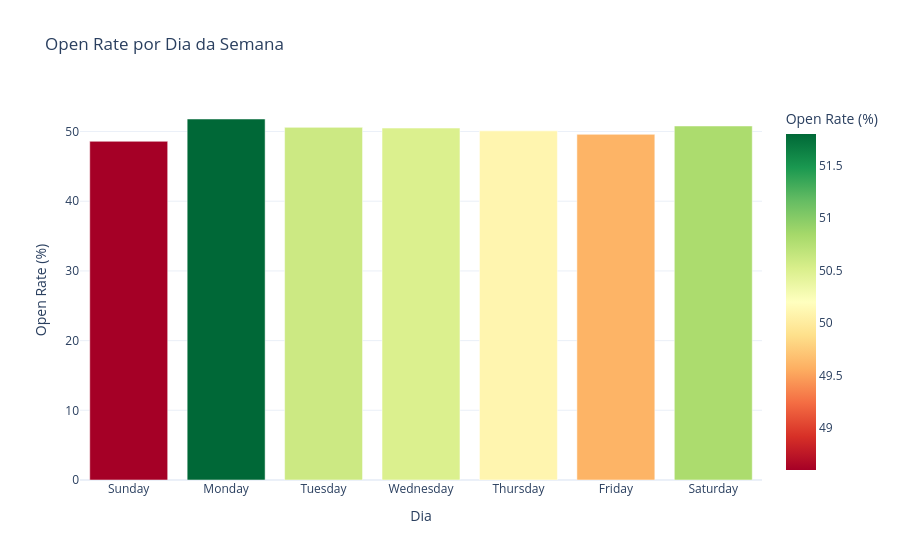

Notebook source saved alongside this figure:
### Markdown cell above
---
## Q4: Qual é a taxa de Open Rate?

**O que analisamos:**
- Taxa geral de abertura de receitas
- Open rate por dia da semana
- Open rate por hora de emissão
- Open rate por estado

**Por que importa:**
Open rate baixo = oportunidade de notificação push (SMS/WhatsApp) para aumentar conversão.

### Code cell
# Q4.1: Open Rate geral
df_or_geral = con.execute("""
WITH presc_nivel AS (
    SELECT
        idprescricao,
        MAX(visualizadapaciente::INT) AS visualizada
    FROM prescricao
    GROUP BY 1
)
SELECT
    COUNT(*) AS total_prescricoes,
    SUM(visualizada) AS visualizadas,
    COUNT(*) - SUM(visualizada) AS nao_visualizadas,
    ROUND(SUM(visualizada) * 100.0 / COUNT(*), 2) AS open_rate_pct
FROM presc_nivel
""").df()

print("📊 OPEN RATE GERAL")
print("=" * 60)
print(df_or_geral.to_string(index=False))

or_geral = df_or_geral['open_rate_pct'].values[0]
not_opened = df_or_geral['nao_visualizadas'].values[0]

print(f"\n💡 De {df_or_geral['total_prescricoes'].values[0]:,} prescrições, {not_opened:,} ({100-or_geral:.1f}%) NÃO foram abertas!")

# Q4.2: Open Rate por dia da semana
df_or_dow = con.execute("""
WITH presc_nivel AS (
    SELECT
        idprescricao,
        DAYNAME(MIN(dataprescricao::TIMESTAMP)) AS dia_semana,
        DAYOFWEEK(MIN(dataprescricao::TIMESTAMP)) AS num_dia,
        MAX(visualizadapaciente::INT) AS visualizada
    FROM prescricao
    GROUP BY 1
)
SELECT
    dia_semana,
    COUNT(*) AS prescricoes,
    ROUND(AVG(visualizada) * 100, 1) AS open_rate_pct
FROM presc_nivel
GROUP BY 1, num_dia
ORDER BY num_dia
""").df()

print("\n📅 OPEN RATE POR DIA DA SEMANA")
print("=" * 60)
print(df_or_dow.to_string(index=False))

# Q4.3: Open Rate por hora
df_or_hora = con.execute("""
WITH presc_nivel AS (
    SELECT
        idprescricao,
        HOUR(MIN(dataprescricao::TIMESTAMP)) AS hora,
        MAX(visualizadapaciente::INT) AS visualizada
    FROM prescricao
    GROUP BY 1
)
SELECT
    hora,
    COUNT(*) AS prescricoes,
    ROUND(AVG(visualizada) * 100, 1) AS open_rate_pct
FROM presc_nivel
GROUP BY 1
ORDER BY 1
""").df()

print("\n🕐 OPEN RATE POR HORA DE EMISSÃO")
print("=" * 60)
print(df_or_hora.to_string(index=False))

# Q4.4: Open Rate por estado (problema de cobertura)
df_or_estado = con.execute("""
WITH presc_nivel AS (
    SELECT
        idprescricao,
        MAX(upper(estadopaciente)) AS estado,
        MAX(visualizadapaciente::INT) AS visualizada
    FROM prescricao
    GROUP BY 1
)
SELECT
    estado,
    COUNT(*) AS prescricoes,
    ROUND(AVG(visualizada) * 100, 1) AS open_rate_pct
FROM presc_nivel
GROUP BY 1
HAVING COUNT(*) >= 30
ORDER BY open_rate_pct ASC
LIMIT 15
""").df()

print("\n🗺️  ESTADOS COM MAIOR PROBLEMA DE ABERTURA (Open Rate Baixo)")
print("=" * 60)
print(df_or_estado.to_string(index=False))

# Gráficos
print("\n📊 GRÁFICO: Open Rate por Dia da Semana")
print("   → Tipo: Barras verticais")
print("   → Eixo X: Dia da semana")
print("   → Eixo Y: Taxa de abertura (%)")
print("   → Insight: Mostra quando as receitas são mais visualizadas pelos pacientes")
fig_or_dow = px.bar(df_or_dow, x='dia_semana', y='open_rate_pct',
                    title='Open Rate por Dia da Semana',
                    labels={'dia_semana': 'Dia', 'open_rate_pct': 'Open Rate (%)'},
                    template='plotly_white', color='open_rate_pct', color_continuous_scale='RdYlGn')
fig_or_dow.show()

print("\n📊 GRÁFICO: Open Rate por Hora do Dia")
print("   → Tipo: Linha")
print("   → Eixo X: Hora da emissão")
print("   → Eixo Y: Taxa de abertura (%)")
print("   → Insight: Identifica horários ideais para notificações push")
fig_or_hora = px.line(df_or_hora, x='hora', y='open_rate_pct', markers=True,
                      title='Open Rate por Hora do Dia',
                      labels={'hora': 'Hora', 'open_rate_pct': 'Open Rate (%)'},
                      template='plotly_white')
fig_or_hora.show()

print("\n📊 GRÁFICO: Estados com Menor Open Rate")
print("   → Tipo: Barras horizontais")
print("   → Eixo X: Estado")
print("   → Eixo Y: Taxa de abertura (%)")
print("   → Insight: Estados que precisam de campanhas de ativação regional")
fig_or_estado = px.bar(df_or_estado, x='estado', y='open_rate_pct',
                       title='Estados com Menor Open Rate (Oportunidade de Ativação)',
                       labels={'estado': 'Estado', 'open_rate_pct': 'Open Rate (%)'},
                       template='plotly_white', color='open_rate_pct', color_continuous_scale='Reds')
fig_or_estado.show()

print("\n🎯 INSIGHTS Q4:")
print("-" * 60)
print(f"• Open Rate Geral: {or_geral:.1f}%")
print(f"• Receitas NÃO abertas: {not_opened:,} ({100-or_geral:.1f}%)")
best_dow = df_or_dow.loc[df_or_dow['open_rate_pct'].idxmax()]
worst_dow = df_or_dow.loc[df_or_dow['open_rate_pct'].idxmin()]
print(f"• Melhor dia: {best_dow['dia_semana']} ({best_dow['open_rate_pct']}%)")
print(f"• Pior dia: {worst_dow['dia_semana']} ({worst_dow['open_rate_pct']}%)")
print(f"• ⚠️ Estados críticos (< 45% open rate): {len(df_or_estado[df_or_estado['open_rate_pct'] < 45])}")
print("\n🚀 ATIVAÇÃO IMEDIATA:")
print("   → Implementar notificação push (SMS/WhatsApp) para receitas não abertas")
print("   → Foco em estados com baixo open rate + horários de pico")
print(f"   → Potencial de adicionar +{(not_opened * 0.5):.0f} prescrições vizualizadas com notificação")

### Figure 1 — Plotly figure (JSON) as saved in the notebook; plotly's stock layout.template omitted (floating-point values rounded to 4 significant figures)
{"data": [{"hovertemplate": "Dia=%{x}<br>Open Rate (%)=%{marker.color}<extra></extra>", "legendgroup": "", "marker": {"color": [48.6, 51.8, 50.6, 50.5, 50.1, 49.6, 50.8], "coloraxis": "coloraxis", "pattern": {"shape": ""}}, "name": "", "orientation": "v", "showlegend": false, "textposition": "auto", "type": "bar", "x": ["Sunday", "Monday", "Tuesday", "Wednesday", "Thursday", "Friday", "Saturday"], "xaxis": "x", "y": [48.6, 51.8, 50.6, 50.5, 50.1, 49.6, 50.8], "yaxis": "y"}], "layout": {"barmode": "relative", "coloraxis": {"colorbar": {"title": {"text": "Open Rate (%)"}}, "colorscale": [[0, "rgb(165,0,38)"], [0.1, "rgb(215,48,39)"], [0.2, "rgb(244,109,67)"], [0.3, "rgb(253,174,97)"], [0.4, "rgb(254,224,139)"], [0.5, "rgb(255,255,191)"], [0.6, "rgb(217,239,139)"], [0.7, "rgb(166,217,106)"], [0.8, "rgb(102,189,99)"], [0.9, "rgb(26,152,80)"], [1, "rgb(0,104,55)"]]}, "legend": {"tracegroupgap": 0}, "title": {"text": "Open Rate por Dia da Semana"}, "xaxis": {"anchor": "y", "domain": [0, 1], "title": {"text": "Dia"}}, "yaxis": {"anchor": "x", "domain": [0, 1], "title": {"text": "Open Rate (%)"}}}}
